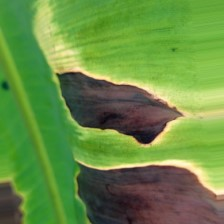
#> input picture data/proses/dataset_ready_custom/test/cordana/106.jpeg, 224 x 224 px; its folder holds only this picture in this run
$ jupyter execute --allow-errors datarobust.ipynb
#> lines starting #> are read from the running program, lines starting #| are printed output that depends on the picture
[cell 1]
import os
from glob import glob
from PIL import Image, ImageEnhance, ImageFilter
import numpy as np

# =====================================================
# 1️⃣ DEFINISI PATH DATA
# =====================================================
TEST_DIR = "/content/drive/MyDrive/semester 7/Skripsi/dataset/dataset_ready_custom/test"
ROBUST_DIR = "/content/drive/MyDrive/semester 7/Skripsi/dataset/uji robust"
classes = ["cordana", "healthy", "pestalotiopsis", "sigatoka"]

# Buat folder untuk robust jika belum ada
levels = ["low", "medium", "high"]
transform_types = ["brightness_down", "brightness_up", "blur", "salt_pepper"]

for t in transform_types:
    for l in levels:
        for cls in classes:
            os.makedirs(os.path.join(ROBUST_DIR, t, l, cls), exist_ok=True)

# =====================================================
# 2️⃣ DEFINISI TINGKAT VARIASI
# =====================================================
# Brightness turun: -10%, -20%, -30%
brightness_down_factors = {
    "low": 0.9,
    "medium": 0.8,
    "high": 0.7
}

# Brightness naik: +10%, +20%, +30%
brightness_up_factors = {
    "low": 1.1,
    "medium": 1.2,
    "high": 1.3
}

blur_radius = {
    "low": 1,
    "medium": 2,
    "high": 3
}

# Salt & Pepper density (pengganti noise Gaussian)
sp_density = {
    "low": 0.01,     # 1% pixel rusak
    "medium": 0.03,  # 3%
    "high": 0.06     # 6%
}

# =====================================================
# 4️⃣ FUNGSI SALT & PEPPER
# =====================================================
def add_salt_pepper_noise(img, density):
    arr = np.array(img)
    h, w, c = arr.shape
    n = int(density * h * w)

    # Salt (white)
    ys = np.random.randint(0, h, n)
    xs = np.random.randint(0, w, n)
    arr[ys, xs, :] = 255

    # Pepper (black)
    ys = np.random.randint(0, h, n)
    xs = np.random.randint(0, w, n)
    arr[ys, xs, :] = 0

    return Image.fromarray(arr.astype(np.uint8))

# =====================================================
# 3️⃣ PROSES TRANSFORMASI PER KELAS
# =====================================================
for cls in classes:
    test_paths = glob(os.path.join(TEST_DIR, cls, "*"))

    for img_path in test_paths:
        img_name = os.path.basename(img_path)
        img = Image.open(img_path).convert("RGB")
#> img is the input picture: PIL image 224x224 RGB; mean R, G, B 103.6, 141.5, 67.4

        # ---------- Brightness Turun ----------
        for level, factor in brightness_down_factors.items():
            img_out = ImageEnhance.Brightness(img).enhance(factor)
            img_out.save(os.path.join(ROBUST_DIR, "brightness_down", level, cls, img_name))
#> this loop made 3 passes
#> pass 1, `img_out = ImageEnhance.Brightness(img).enhance(factor)`:
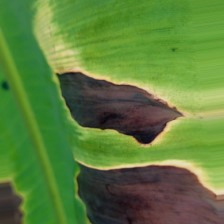
#> img_out: PIL image 224x224 RGB; mean R, G, B 92.8, 126.9, 60.2
#> pass 2, `img_out = ImageEnhance.Brightness(img).enhance(factor)`:
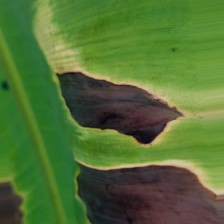
#> img_out: PIL image 224x224 RGB; mean R, G, B 82.5, 112.8, 53.5
#> pass 3, `img_out = ImageEnhance.Brightness(img).enhance(factor)`:
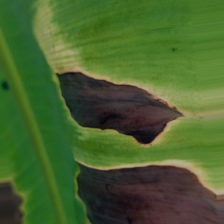
#> img_out: PIL image 224x224 RGB; mean R, G, B 72.1, 98.6, 46.7

        # ---------- Brightness Naik ----------
        for level, factor in brightness_up_factors.items():
            img_out = ImageEnhance.Brightness(img).enhance(factor)
            img_out.save(os.path.join(ROBUST_DIR, "brightness_up", level, cls, img_name))
#> this loop made 3 passes
#> pass 1, `img_out = ImageEnhance.Brightness(img).enhance(factor)`:
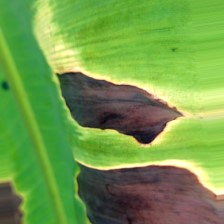
#> img_out: PIL image 224x224 RGB; mean R, G, B 113.2, 155.1, 73.7
#> pass 2, `img_out = ImageEnhance.Brightness(img).enhance(factor)`:
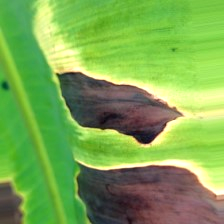
#> img_out: PIL image 224x224 RGB; mean R, G, B 123, 168.5, 80.5

        # ---------- Blur ----------
        for level, radius in blur_radius.items():
            img_blur = img.filter(ImageFilter.GaussianBlur(radius=radius))
            img_blur.save(os.path.join(ROBUST_DIR, "blur", level, cls, img_name))
#> this loop made 3 passes
#> pass 2, `img_blur = img.filter(ImageFilter.GaussianBlur(radius=radius))`:
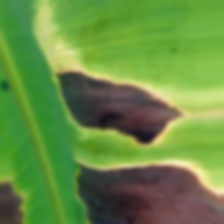
#> img_blur: PIL image 224x224 RGB; mean R, G, B 103.6, 141.5, 67.4

        # ---------- Salt & Pepper ----------
        for level, density in sp_density.items():
            img_sp = add_salt_pepper_noise(img, density)
            img_sp.save(os.path.join(ROBUST_DIR, "salt_pepper", level, cls, img_name))
#> this loop made 3 passes
#> pass 2, `img_sp = add_salt_pepper_noise(img, density)`:
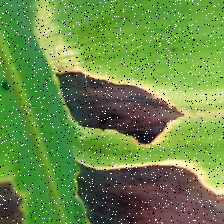
#> img_sp: PIL image 224x224 RGB; mean R, G, B 104.9, 140.5, 70.7
#> pass 3, `img_sp = add_salt_pepper_noise(img, density)`:
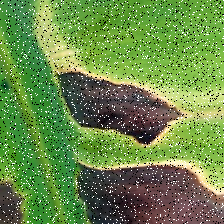
#> img_sp: PIL image 224x224 RGB; mean R, G, B 105.9, 139.4, 73.8
#> pass 2 of the loop `for cls in classes:`:
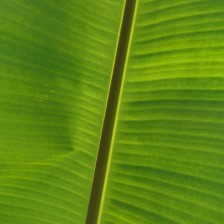
#> input picture data/proses/dataset_ready_custom/test/healthy/101.jpeg, 224 x 224 px
#> img is the input picture: PIL image 224x224 RGB; mean R, G, B 94.2, 134.5, 16.9
#> the loop `for level, factor in brightness_up_factors.items():` made 3 passes
#> pass 2, `img_out = ImageEnhance.Brightness(img).enhance(factor)`:
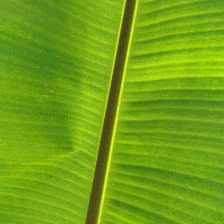
#> img_out: PIL image 224x224 RGB; mean R, G, B 112.6, 161, 19.8
#> the loop `for level, density in sp_density.items():` made 3 passes
#> pass 3, `img_sp = add_salt_pepper_noise(img, density)`:
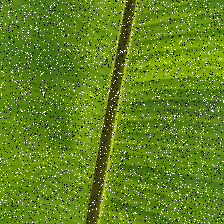
#> img_sp: PIL image 224x224 RGB; mean R, G, B 97.5, 133.3, 29

print("Data test robust berhasil dibuat dengan 3 level untuk brightness, noise, dan blur.")

[cell 2]
import os
import shutil

SRC_DIR = "/content/drive/MyDrive/semester 7/Skripsi/dataset/uji robust"          # <- sumber
DST_DIR = "/content/drive/MyDrive/semester 7/Skripsi/dataset/uji robust fix"      # <- tujuan

transform_types = ["brightness_down", "brightness_up", "blur", "salt_pepper"]
levels = ["low", "medium", "high"]
classes = ["cordana", "healthy", "pestalotiopsis", "sigatoka"]

for t in transform_types:
    for l in levels:
        new_folder = os.path.join(DST_DIR, f"{t}_{l}")
        os.makedirs(new_folder, exist_ok=True)

        for cls in classes:
            src_cls_folder = os.path.join(SRC_DIR, t, l, cls)   # <- ambil dari SRC_DIR
            dst_cls_folder = os.path.join(new_folder, cls)
            os.makedirs(dst_cls_folder, exist_ok=True)

            if not os.path.exists(src_cls_folder):
                print("Tidak ditemukan:", src_cls_folder)
                continue

            for fname in os.listdir(src_cls_folder):
                src_file = os.path.join(src_cls_folder, fname)
                dst_file = os.path.join(dst_cls_folder, fname)

                # Aman: copy dulu (biar tidak hilang kalau error)
                if not os.path.exists(dst_file):
                    shutil.copy2(src_file, dst_file)
#> pass 2 of the loop `for t in transform_types:`:
